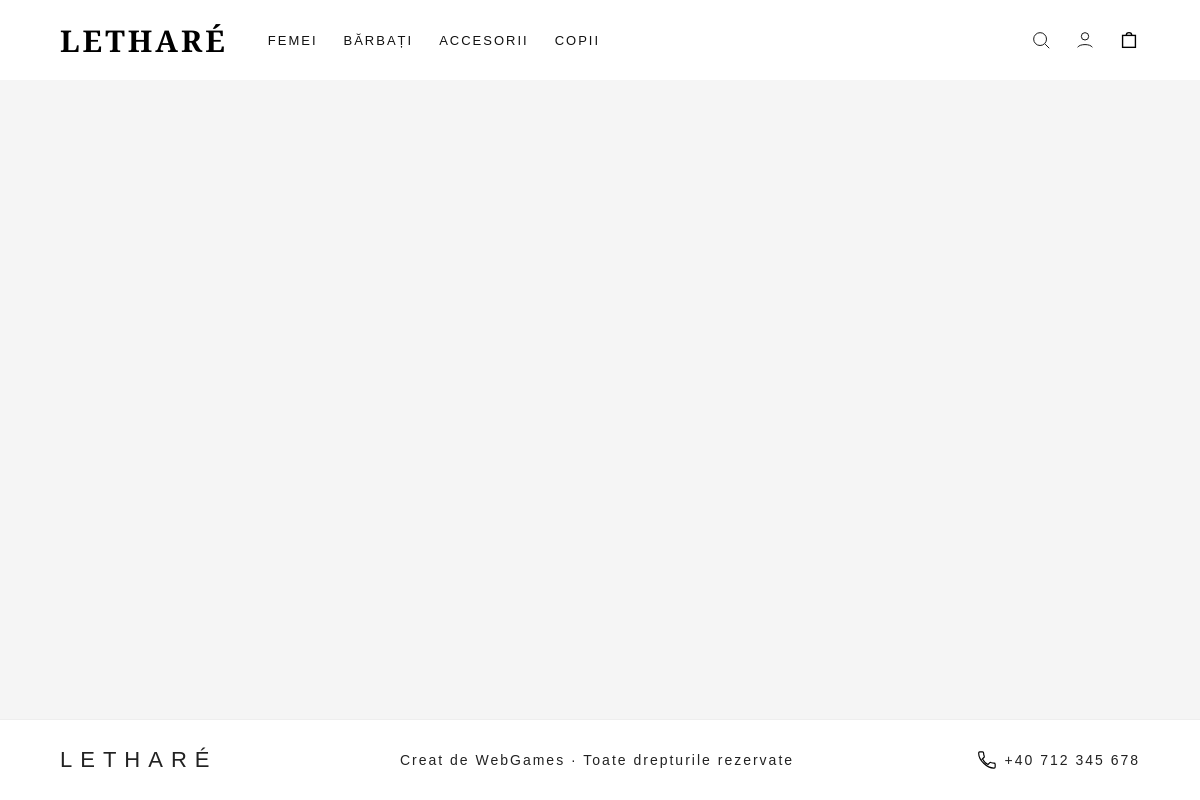
/copii, run on an earlier commit of the app's database.
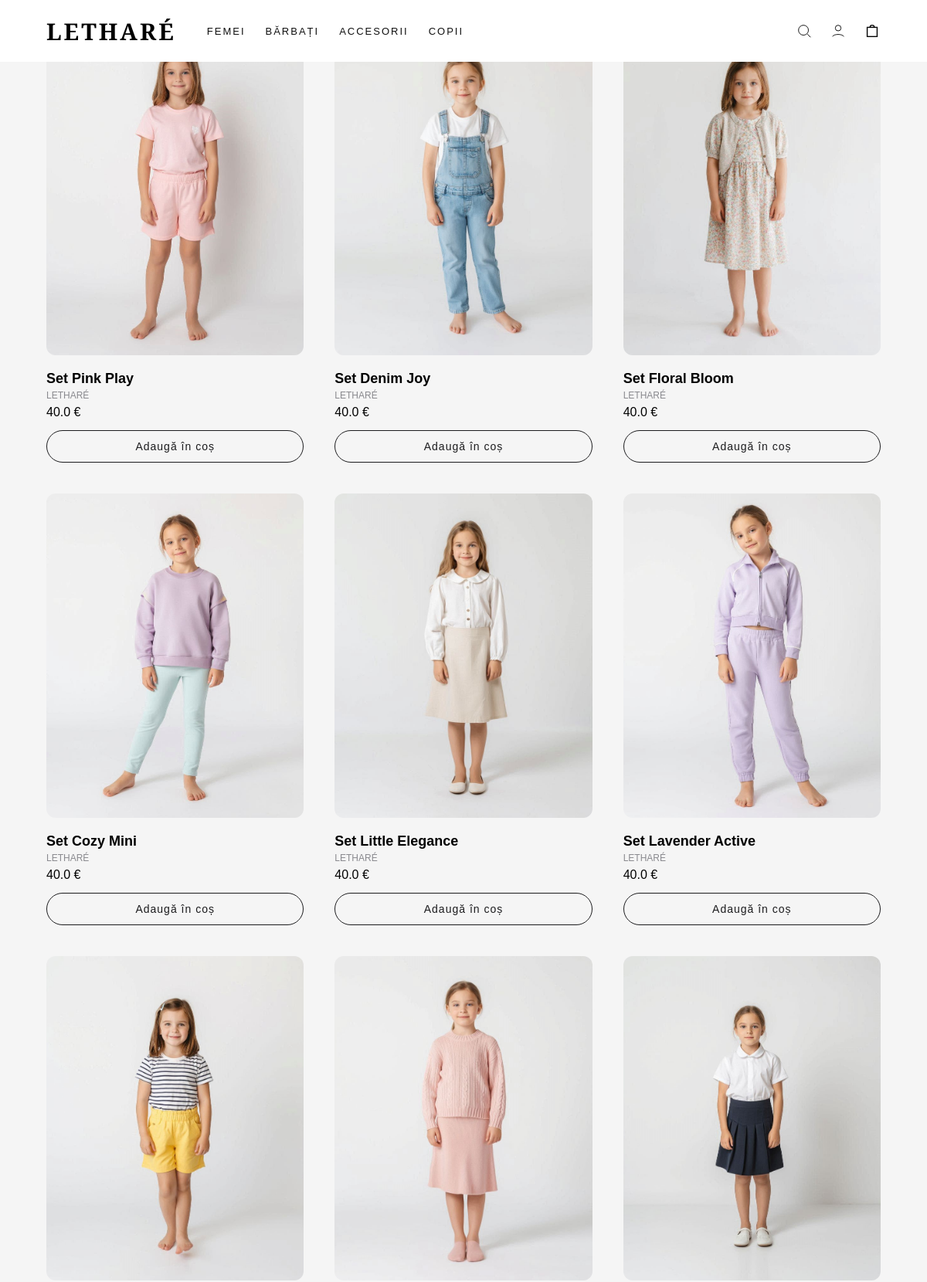
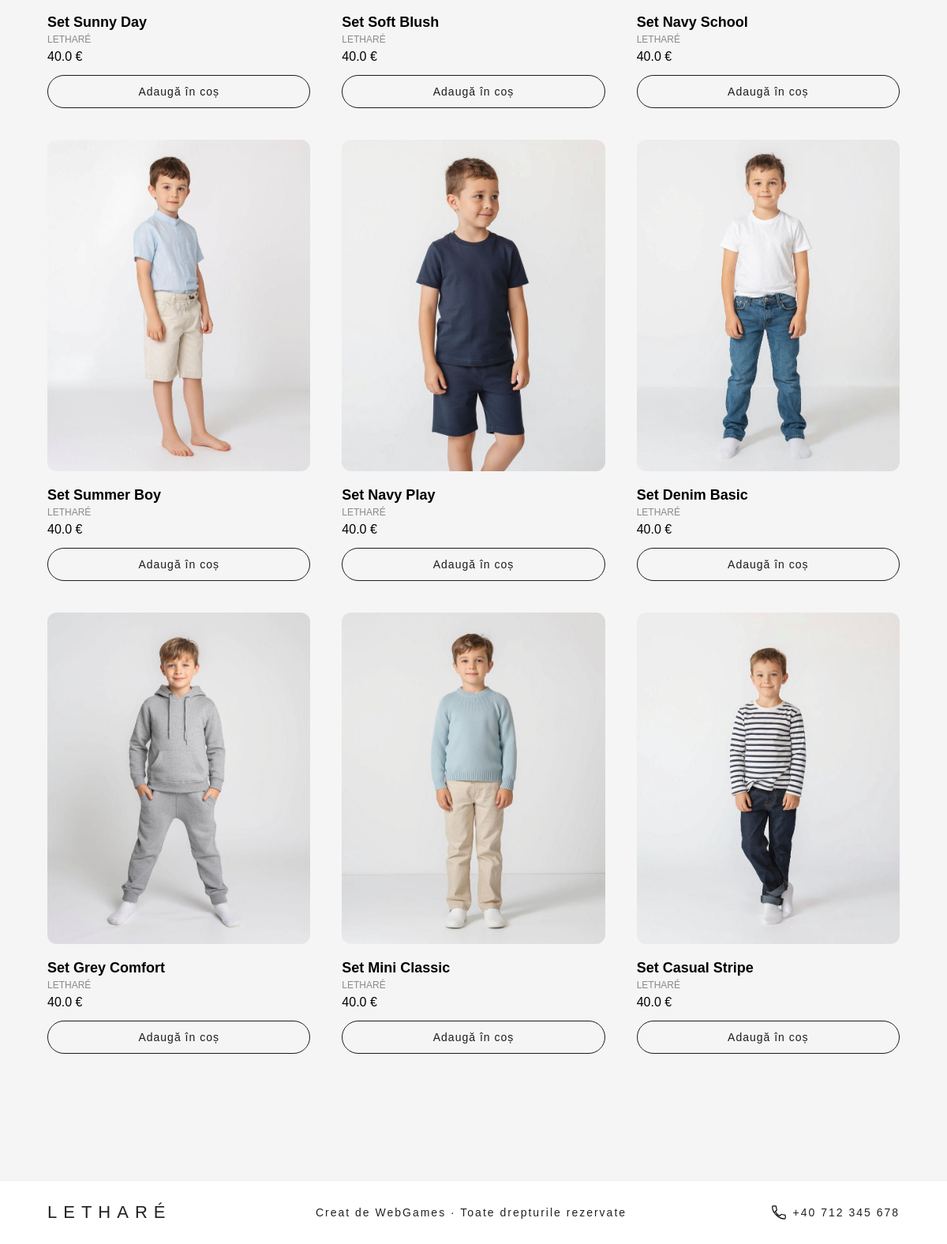
And on a later commit of the database (2 pictures, top to bottom).
### tables this page shows
CREATE TABLE produse (
            id INTEGER PRIMARY KEY AUTOINCREMENT,
            nume TEXT NOT NULL,
            pret REAL NOT NULL,
            imagine TEXT NOT NULL,
            descriere TEXT
        , categorie TEXT, status INTEGER DEFAULT 1, highlight INTEGER DEFAULT 0);

### app.py (the view)
@app.route("/copii")
def copii():
    session["last_shop"] = request.path
    produse = produse_cu_highlight("Copii")
    return render_template("categorie.html", categorie="Copii", produse=produse)

### app.py (called while the page is built)
@app.context_processor
def inject_client():
    return dict(
        client_logat="client_id" in session,
        client_nume=session.get("client_nume"),
        client_email=session.get("client_email")
    )

def get_db():
    conn = sqlite3.connect(DATABASE)
    conn.row_factory = sqlite3.Row
    return conn

def produse_cu_highlight(categorie):
    db = get_db()
    rows = db.execute(
        "SELECT * FROM produse WHERE categorie = ? AND status = 1",
        (categorie,)
    ).fetchall()
    normale = [p for p in rows if p["highlight"] == 0]
    highlight = [p for p in rows if p["highlight"] == 1]
    produse = []
    i = 0
    h = 0
    while i < len(normale):
        produse.extend(normale[i:i+6])
        i += 6
        if h < len(highlight):
            produse.append(highlight[h])
            h += 1
    return produse

### templates/categorie.html (shortened to what this page needs)
<!DOCTYPE html>
<html>
<head>
    <link rel="stylesheet" href="/static/style.css">
</head>
<body>
    <nav class="navbar">
        <div class="nav-left">LETHARÉ</div>
        <div class="nav-center">
            <a href="/femei">Femei</a>
            <a href="/barbati">Bărbați</a>
            <a href="/accesorii">Accesorii</a>
            <a href="/copii">Copii</a>
        </div>
        <div class="nav-right">
            <svg viewBox="0 0 24 24" class="icon">
                <circle cx="11" cy="11" r="7" fill="none"/>
                <line x1="16.5" y1="16.5" x2="21" y2="21"/>
            </svg>
            <a href="/login" class="icon-link">
                <svg viewBox="0 0 24 24" class="icon">
                    <circle cx="12" cy="8" r="4" fill="none"/>
                    <path d="M4 20c2-4 14-4 16 0" fill="none"/>
                </svg>
            </a>
            <a href="/cos" class="icon-link">
                <svg viewBox="0 0 24 24" class="icon" fill="none" stroke="black" stroke-width="1.5">
                    <rect x="5" y="7" width="14" height="13"/>
                    <path d="M9 7a3 3 0 0 1 6 0"/>
                </svg>
            </a>
        </div>
    </nav>
    <div class="produse-grid">
    {% for p in produse %}
        <div class="produs-card {% if p.highlight == 1 %}produs-highlight{% endif %}">
            <a href="/produs/{{ p.id }}">
                <img src="{{ p.imagine }}">
            </a>
            <div class="produs-meta">
                <h3>{{ p.nume }}</h3>
                <span class="brand">LETHARÉ</span>
                <div class="pret">{{ p.pret }} €</div>
                <a href="/cos/adauga/{{ p.id }}" class="btn-cos">
                    Adaugă în coș
                </a>
            </div>
        </div>
    {% endfor %}
</div>
    <footer class="footer">
        <div class="footer-left">LETHARÉ</div>
        <div class="footer-center">
            Creat de WebGames · Toate drepturile rezervate
        </div>
        <div class="footer-right">
            <svg viewBox="0 0 24 24" class="footer-icon">
                <path d="M6.6 10.8c1.6 3.1 3.5 5 6.6 6.6l2.2-2.2c.3-.3.8-.4 1.2-.2
                1.3.5 2.6.8 4 .8.7 0 1.2.5 1.2 1.2v3.5c0 .7-.5 1.2-1.2 1.2
                C11.9 22 2 12.1 2 3.5 2 2.8 2.5 2.3 3.2 2.3H6.7c.7 0 1.2.5 1.2 1.2
                0 1.4.3 2.7.8 4 .2.4.1.9-.2 1.2l-2 2.1z" fill="none"/>
            </svg>
            <span>+40 712 345 678</span>
        </div>
    </footer>
</body>
</html>

### static/style.css (style rules this page uses)
html, body { margin: 0; padding: 0; min-height: 100%; overflow-x: hidden; }
body { font-family: Arial; background: #f5f5f5; min-height: 100vh; display: flex; flex-direction: column; }
.navbar { position: fixed; top: 0; left: 0; width: 100%; height: 80px; background: white; display: flex; align-items: center; justify-content: flex-start; padding: 0 60px; box-sizing: border-box; z-index: 100; }
.nav-left { font-family: "Playfair Display", "Times New Roman", serif; font-weight: 700; letter-spacing: 3px; font-size: 30px; }
.nav-center { margin-left: 40px; display: flex; gap: 26px; }
.nav-center a { text-decoration: none; color: #111; font-size: 13px; letter-spacing: 2px; font-weight: 500; text-transform: uppercase; }
.nav-right { margin-left: auto; display: flex; align-items: center; gap: 22px; }
.icon { width: 22px; height: 22px; stroke: black; cursor: pointer; }
.icon-link { display: inline-flex; cursor: pointer; }
.footer { height: 80px; border-top: 1px solid #eee; display: flex; align-items: center; justify-content: space-between; padding: 0 60px; font-size: 14px; letter-spacing: 2px; color: #222; margin-top: 120px; background: white; }
.footer-left { font-size: 22px; letter-spacing: 8px; font-weight: 500; }
.footer-center { text-align: center; flex: 1; }
.footer-right { display: flex; align-items: center; gap: 8px; }
.footer-icon { width: 20px; height: 20px; stroke: black; stroke-width: 1.4; }
body { min-height: 100vh; display: flex; flex-direction: column; }
.produse-grid { flex: 1; }
.produse-grid { display: grid; grid-template-columns: repeat(3, 1fr); gap: 40px; padding: 40px 60px; }
.produs-card img { width: 100%; height: 420px; object-fit: cover; border-radius: 12px; transition: 0.4s; }
.produs-meta { margin-top: 16px; }
.produs-meta h3 { font-size: 18px; margin: 0 0 4px 0; }
.brand { font-size: 12px; color: #8a8a8f; display: block; margin-bottom: 6px; }
.pret { font-size: 16px; margin-bottom: 14px; }
.btn-cos { display: block; text-align: center; padding: 12px; border: 1px solid #1c1c1e; border-radius: 999px; text-decoration: none; color: #1c1c1e; font-size: 14px; letter-spacing: 1px; transition: 0.25s; }

What changed in the data, as far as the page shows it:
added produse: imagine (picture), nume "Set Pink Play", pret "40.0"
added produse: imagine (picture), nume "Set Denim Joy", pret "40.0"
added produse: imagine (picture), nume "Set Floral Bloom", pret "40.0"
added produse: imagine (picture), nume "Set Cozy Mini", pret "40.0"
added produse: imagine (picture), nume "Set Little Elegance", pret "40.0"
added produse: imagine (picture), nume "Set Lavender Active", pret "40.0"
added produse: imagine (picture), nume "Set Sunny Day", pret "40.0"
added produse: imagine (picture), nume "Set Soft Blush", pret "40.0"
added produse: imagine (picture), nume "Set Navy School", pret "40.0"
added produse: imagine (picture), nume "Set Summer Boy", pret "40.0"
added produse: imagine (picture), nume "Set Navy Play", pret "40.0"
added produse: imagine (picture), nume "Set Denim Basic", pret "40.0"
added produse: imagine (picture), nume "Set Grey Comfort", pret "40.0"
added produse: imagine (picture), nume "Set Mini Classic", pret "40.0"
added produse: imagine (picture), nume "Set Casual Stripe", pret "40.0"
